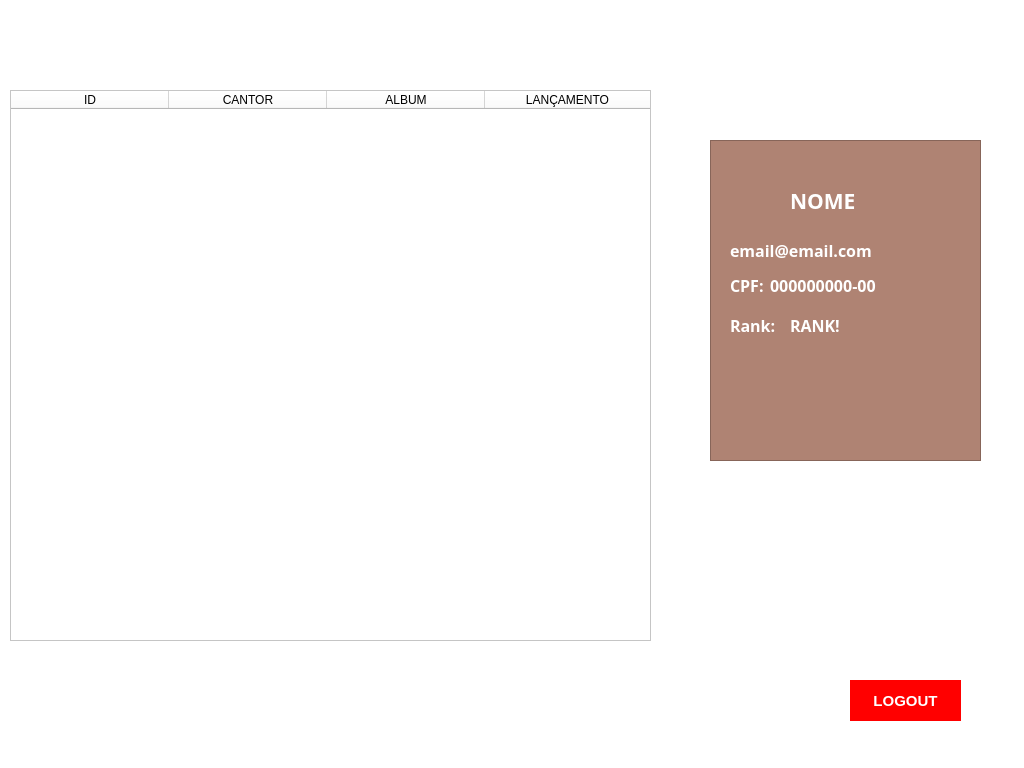
<?xml version="1.0" encoding="UTF-8"?>
<ui version="4.0">
 <class>screen_profile</class>
 <widget class="QDialog" name="screen_profile">
  <property name="geometry">
   <rect>
    <x>0</x>
    <y>0</y>
    <width>1024</width>
    <height>768</height>
   </rect>
  </property>
  <property name="windowTitle">
   <string>Dialog</string>
  </property>
  <property name="windowOpacity">
   <double>1.000000000000000</double>
  </property>
  <property name="styleSheet">
   <string notr="true">background-color: rgb(255, 255, 255);</string>
  </property>
  <widget class="QPushButton" name="pushButton">
   <property name="geometry">
    <rect>
     <x>620</x>
     <y>90</y>
     <width>41</width>
     <height>31</height>
    </rect>
   </property>
   <property name="cursor">
    <cursorShape>PointingHandCursor</cursorShape>
   </property>
   <property name="styleSheet">
    <string notr="true">font: 700 12pt &quot;Microsoft YaHei UI&quot;;
border-style: outset;
color:rgb(255, 255, 255)</string>
   </property>
   <property name="text">
    <string/>
   </property>
   <property name="icon">
    <iconset>
     <normaloff>../src/icons8-pesquisar-100.png</normaloff>../src/icons8-pesquisar-100.png</iconset>
   </property>
   <property name="iconSize">
    <size>
     <width>32</width>
     <height>32</height>
    </size>
   </property>
  </widget>
  <widget class="QFrame" name="frame">
   <property name="geometry">
    <rect>
     <x>710</x>
     <y>140</y>
     <width>271</width>
     <height>321</height>
    </rect>
   </property>
   <property name="styleSheet">
    <string notr="true">background:rgb(175, 131, 115)</string>
   </property>
   <property name="frameShape">
    <enum>QFrame::StyledPanel</enum>
   </property>
   <property name="frameShadow">
    <enum>QFrame::Raised</enum>
   </property>
   <widget class="QLabel" name="lb_nome">
    <property name="geometry">
     <rect>
      <x>80</x>
      <y>50</y>
      <width>131</width>
      <height>21</height>
     </rect>
    </property>
    <property name="font">
     <font>
      <family>Segoe UI Black</family>
      <pointsize>16</pointsize>
      <bold>true</bold>
     </font>
    </property>
    <property name="styleSheet">
     <string notr="true">color:rgb(255, 255, 255)</string>
    </property>
    <property name="text">
     <string>NOME</string>
    </property>
   </widget>
   <widget class="QLabel" name="lb_email">
    <property name="geometry">
     <rect>
      <x>20</x>
      <y>100</y>
      <width>151</width>
      <height>21</height>
     </rect>
    </property>
    <property name="font">
     <font>
      <family>Segoe UI Black</family>
      <pointsize>12</pointsize>
      <bold>true</bold>
     </font>
    </property>
    <property name="styleSheet">
     <string notr="true">color:rgb(255, 255, 255)</string>
    </property>
    <property name="text">
     <string>email@email.com</string>
    </property>
   </widget>
   <widget class="QLabel" name="lb_ano_lancamento">
    <property name="geometry">
     <rect>
      <x>20</x>
      <y>130</y>
      <width>41</width>
      <height>31</height>
     </rect>
    </property>
    <property name="font">
     <font>
      <family>Segoe UI Black</family>
      <pointsize>12</pointsize>
      <bold>true</bold>
     </font>
    </property>
    <property name="cursor">
     <cursorShape>IBeamCursor</cursorShape>
    </property>
    <property name="styleSheet">
     <string notr="true">color:rgb(255, 255, 255)</string>
    </property>
    <property name="text">
     <string>CPF:</string>
    </property>
   </widget>
   <widget class="QLabel" name="lb_cpf">
    <property name="geometry">
     <rect>
      <x>60</x>
      <y>130</y>
      <width>121</width>
      <height>31</height>
     </rect>
    </property>
    <property name="font">
     <font>
      <family>Segoe UI Black</family>
      <pointsize>12</pointsize>
      <bold>true</bold>
     </font>
    </property>
    <property name="styleSheet">
     <string notr="true">color:rgb(255, 255, 255)</string>
    </property>
    <property name="text">
     <string>000000000-00</string>
    </property>
   </widget>
   <widget class="QLabel" name="lb_rank">
    <property name="geometry">
     <rect>
      <x>80</x>
      <y>170</y>
      <width>121</width>
      <height>31</height>
     </rect>
    </property>
    <property name="font">
     <font>
      <family>Segoe UI Black</family>
      <pointsize>12</pointsize>
      <bold>true</bold>
     </font>
    </property>
    <property name="styleSheet">
     <string notr="true">color:rgb(255, 255, 255)</string>
    </property>
    <property name="text">
     <string>RANK!</string>
    </property>
   </widget>
   <widget class="QLabel" name="lb_ano_lancamento_4">
    <property name="geometry">
     <rect>
      <x>20</x>
      <y>170</y>
      <width>51</width>
      <height>31</height>
     </rect>
    </property>
    <property name="font">
     <font>
      <family>Segoe UI Black</family>
      <pointsize>12</pointsize>
      <bold>true</bold>
     </font>
    </property>
    <property name="styleSheet">
     <string notr="true">color:rgb(255, 255, 255)</string>
    </property>
    <property name="text">
     <string>Rank:</string>
    </property>
   </widget>
  </widget>
  <widget class="QPushButton" name="pb_home_profile">
   <property name="geometry">
    <rect>
     <x>60</x>
     <y>20</y>
     <width>51</width>
     <height>51</height>
    </rect>
   </property>
   <property name="cursor">
    <cursorShape>PointingHandCursor</cursorShape>
   </property>
   <property name="styleSheet">
    <string notr="true">background-color: rgb(255, 255, 255);
border-style: outset;
color:rgb(255, 255, 255)
</string>
   </property>
   <property name="text">
    <string/>
   </property>
   <property name="icon">
    <iconset resource="res.qrc">
     <normaloff>:/new/icons/icons/home.png</normaloff>:/new/icons/icons/home.png</iconset>
   </property>
   <property name="iconSize">
    <size>
     <width>51</width>
     <height>51</height>
    </size>
   </property>
  </widget>
  <widget class="QPushButton" name="pb_cart_profile">
   <property name="geometry">
    <rect>
     <x>140</x>
     <y>20</y>
     <width>51</width>
     <height>51</height>
    </rect>
   </property>
   <property name="cursor">
    <cursorShape>PointingHandCursor</cursorShape>
   </property>
   <property name="styleSheet">
    <string notr="true">background-color: rgb(255, 255, 255);
border-style: outset;
color:rgb(255, 255, 255)
</string>
   </property>
   <property name="text">
    <string/>
   </property>
   <property name="icon">
    <iconset resource="res.qrc">
     <normaloff>:/new/icons/icons/cart.png</normaloff>:/new/icons/icons/cart.png</iconset>
   </property>
   <property name="iconSize">
    <size>
     <width>51</width>
     <height>51</height>
    </size>
   </property>
  </widget>
  <widget class="QTableWidget" name="tableWidget">
   <property name="geometry">
    <rect>
     <x>10</x>
     <y>90</y>
     <width>641</width>
     <height>551</height>
    </rect>
   </property>
   <property name="styleSheet">
    <string notr="true">background-color: #ffffff;
font: 700 12pt &quot;Microsoft YaHei UI&quot;;
alternate-background-color: #AF8373;
selection-background-color: #591D07;</string>
   </property>
   <property name="editTriggers">
    <set>QAbstractItemView::NoEditTriggers</set>
   </property>
   <property name="dragEnabled">
    <bool>false</bool>
   </property>
   <property name="alternatingRowColors">
    <bool>true</bool>
   </property>
   <property name="selectionMode">
    <enum>QAbstractItemView::SingleSelection</enum>
   </property>
   <property name="selectionBehavior">
    <enum>QAbstractItemView::SelectRows</enum>
   </property>
   <property name="showGrid">
    <bool>false</bool>
   </property>
   <property name="gridStyle">
    <enum>Qt::NoPen</enum>
   </property>
   <property name="sortingEnabled">
    <bool>true</bool>
   </property>
   <attribute name="horizontalHeaderCascadingSectionResizes">
    <bool>false</bool>
   </attribute>
   <attribute name="horizontalHeaderMinimumSectionSize">
    <number>40</number>
   </attribute>
   <attribute name="horizontalHeaderDefaultSectionSize">
    <number>158</number>
   </attribute>
   <attribute name="horizontalHeaderShowSortIndicator" stdset="0">
    <bool>true</bool>
   </attribute>
   <attribute name="horizontalHeaderStretchLastSection">
    <bool>true</bool>
   </attribute>
   <attribute name="verticalHeaderVisible">
    <bool>false</bool>
   </attribute>
   <attribute name="verticalHeaderCascadingSectionResizes">
    <bool>false</bool>
   </attribute>
   <attribute name="verticalHeaderHighlightSections">
    <bool>true</bool>
   </attribute>
   <column>
    <property name="text">
     <string>ID</string>
    </property>
   </column>
   <column>
    <property name="text">
     <string>CANTOR</string>
    </property>
   </column>
   <column>
    <property name="text">
     <string>ALBUM</string>
    </property>
   </column>
   <column>
    <property name="text">
     <string>LANÇAMENTO</string>
    </property>
   </column>
  </widget>
  <widget class="QPushButton" name="btn_Logout">
   <property name="geometry">
    <rect>
     <x>850</x>
     <y>680</y>
     <width>111</width>
     <height>41</height>
    </rect>
   </property>
   <property name="font">
    <font>
     <family>Microsoft YaHei UI</family>
     <pointsize>11</pointsize>
     <bold>true</bold>
    </font>
   </property>
   <property name="cursor">
    <cursorShape>PointingHandCursor</cursorShape>
   </property>
   <property name="styleSheet">
    <string notr="true">background-color: rgb(255, 0, 0);
border-style: outset;
color:rgb(255, 255, 255)
</string>
   </property>
   <property name="text">
    <string>LOGOUT</string>
   </property>
  </widget>
 </widget>
 <resources>
  <include location="res.qrc"/>
 </resources>
 <connections/>
</ui>
